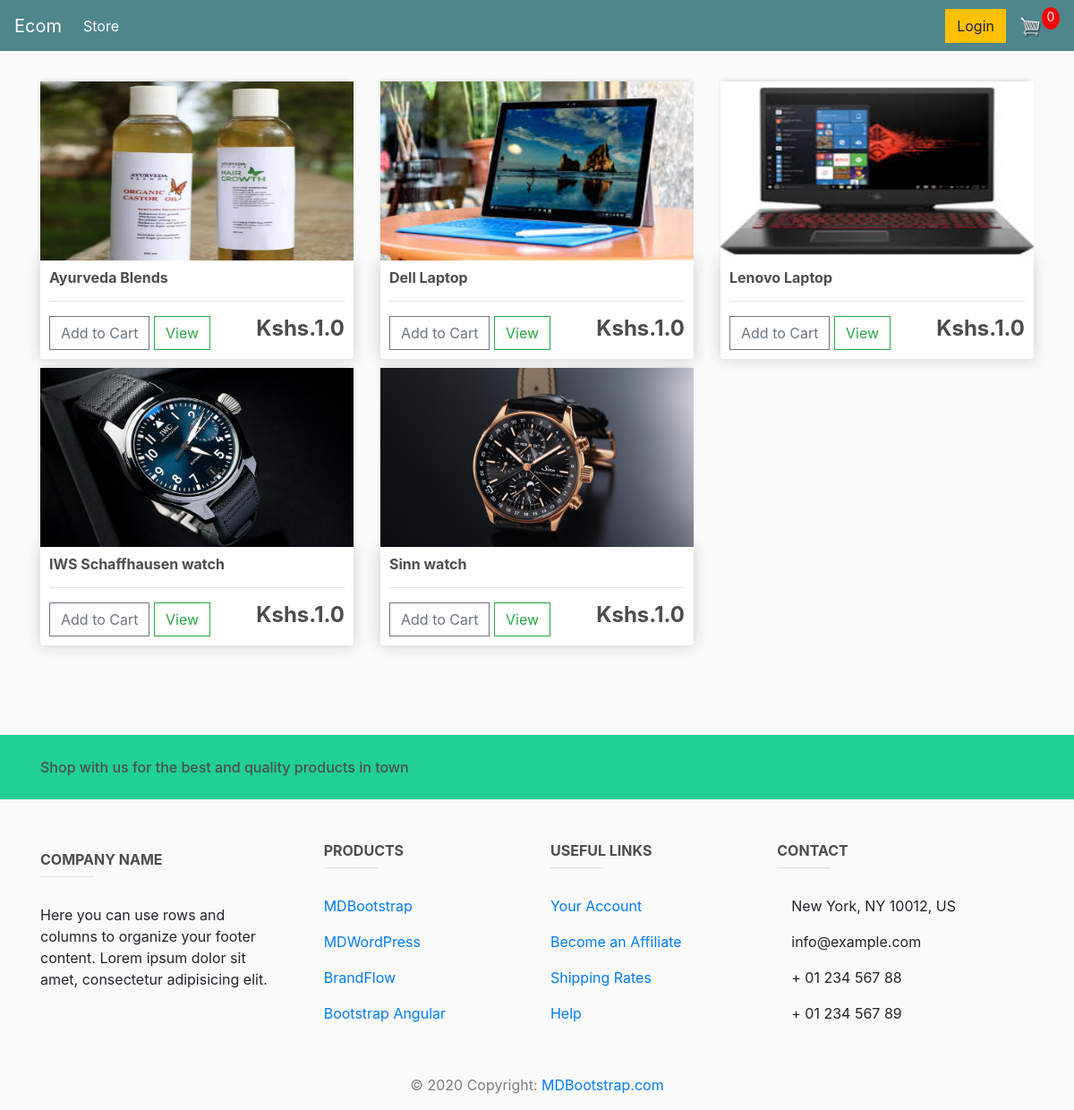
The page / on the database its author committed.
### store/models.py (models this page shows, shortened)
class Product(models.Model):
    name = models.CharField(max_length=200)
    price = models.FloatField()
    digital = models.BooleanField(default=False, null=True, blank=True)
    image = models.ImageField(null=True, blank=True, upload_to='static/products/images/')
    @property
    def imageURL(self):
        try:
            url = self.image.url
        except:
            url = ''
        return url

### store/views.py (the view)
# urls.py: path('', include('store.urls')),
def store(request):
    data = cartData(request)
    cartItems = data['cartItems']
    order = data['order']
    items = data['items']
    products = Product.objects.all()
    context = {'products': products, 'cartItems': cartItems}
    return render(request, 'store/store.html', context)

### store/utils.py (called while the page is built, shortened)
def cookieCart(request):
    try:
        cart = json.loads(request.COOKIES['cart'])
    except:
        cart = {}
        print('CART:', cart)
    items = []
    order = {'get_cart_total': 0, 'get_cart_items': 0, 'shipping': False}
    cartItems = order['get_cart_items']
    return {'cartItems': cartItems, 'order': order, 'items': items}

def cartData(request):
    if request.user.is_authenticated:
        customer = request.user.customer
        order, created = Order.objects.get_or_create(customer=customer, complete=False)
        items = order.orderitem_set.all()
        cartItems = order.get_cart_items
    else:
        cookieData = cookieCart(request)
        cartItems = cookieData['cartItems']
        order = cookieData['order']
        items = cookieData['items']
    return {'cartItems': cartItems, 'order': order, 'items': items}

### templates/store/store.html
{% extends 'store/base.html' %}
{% load static %}
{% block content %}
	<div class="row">
		{% for product in products %}
		<div class="col-lg-4">
			<img class="thumbnail" src="{{product.imageURL}}">
			<div class="box-element product">
				<h6><strong>{{product.name}}</strong></h6>
				<hr>
				<button data-product="{{product.id}}" data-action="add" class="btn btn-outline-secondary add-btn update-cart">Add to Cart</button>
				<a class="btn btn-outline-success" href="#">View</a>
				<h4 style="display: inline-block; float: right"><strong>Kshs.{{product.price}}</strong></h4>
			</div>
		</div>
		{% endfor %}
	</div>
{% endblock content %}

### templates/store/base.html (shortened to what this page needs)
<!DOCTYPE html>
{% load static %}
<html>
<head>
	<link rel="stylesheet" href="https://stackpath.bootstrapcdn.com/bootstrap/4.4.1/css/bootstrap.min.css">
	<link rel="stylesheet" type="text/css" href="{% static 'css/main.css' %}">
</head>
<body>
	<nav class="navbar navbar-expand-lg navbar-dark bg-dark">
	  <a class="navbar-brand" href="{% url 'store' %}">Ecom</a>
	  <div class="collapse navbar-collapse" id="navbarSupportedContent">
	    <ul class="navbar-nav mr-auto">
	      <li class="nav-item active">
	        <a class="nav-link" href="{% url 'store' %}">Store <span class="sr-only">(current)</span></a>
	      </li>
	    </ul>
	    <div class="form-inline my-2 my-lg-0">
			{% if request.user.is_authenticated == False %}
	     	<a href="#"class="btn btn-warning">Login</a>
	     	{% endif %}
	     	<a href="{% url 'cart' %}">
	    		<img  id="cart-icon" src="{% static 'images/cart.png' %}">
	    	</a>
	    	<p id="cart-total">{{cartItems}}</p>
	    </div>
	  </div>
	</nav>
     	<div class="container">
            <br>
            {% block content %}
            {% endblock content %}
         </div>
	{% include 'store/footer.html' %}
</body>
</html>

### templates/store/footer.html (shortened to what this page needs)
<footer class="page-footer font-small blue-grey lighten-5 mt-50">
  <div style="background-color: #21d192;">
    <div class="container">
      <div class="row py-4 d-flex align-items-center">
        <div class="col-md-6 col-lg-5 text-center text-md-left mb-4 mb-md-0">
          <h6 class="mb-0">Shop with us for the best and quality products in town</h6>
        </div>
        <div class="col-md-6 col-lg-7 text-center text-md-right">
          <a class="fb-ic">
          </a>
          <a class="tw-ic">
          </a>
          <a class="gplus-ic">
          </a>
          <a class="li-ic">
          </a>
        </div>
      </div>
    </div>
  </div>
  <div class="container text-center text-md-left mt-5">
    <div class="row mt-3 dark-grey-text">
      <div class="col-md-3 col-lg-4 col-xl-3 mb-4">
        <h6 class="text-uppercase font-weight-bold">Company name</h6>
        <hr class="teal accent-3 mb-4 mt-0 d-inline-block mx-auto" style="width: 60px;">
        <p>Here you can use rows and columns to organize your footer content. Lorem ipsum dolor sit amet,
          consectetur
          adipisicing elit.</p>
      </div>
      <div class="col-md-2 col-lg-2 col-xl-2 mx-auto mb-4">
        <h6 class="text-uppercase font-weight-bold">Products</h6>
        <hr class="teal accent-3 mb-4 mt-0 d-inline-block mx-auto" style="width: 60px;">
        <p>
          <a class="dark-grey-text" href="#!">MDBootstrap</a>
        </p>
        <p>
          <a class="dark-grey-text" href="#!">MDWordPress</a>
        </p>
        <p>
          <a class="dark-grey-text" href="#!">BrandFlow</a>
        </p>
        <p>
          <a class="dark-grey-text" href="#!">Bootstrap Angular</a>
        </p>
      </div>
      <div class="col-md-3 col-lg-2 col-xl-2 mx-auto mb-4">
        <h6 class="text-uppercase font-weight-bold">Useful links</h6>
        <hr class="teal accent-3 mb-4 mt-0 d-inline-block mx-auto" style="width: 60px;">
        <p>
          <a class="dark-grey-text" href="#!">Your Account</a>
        </p>
        <p>
          <a class="dark-grey-text" href="#!">Become an Affiliate</a>
        </p>
        <p>
          <a class="dark-grey-text" href="#!">Shipping Rates</a>
        </p>
        <p>
          <a class="dark-grey-text" href="#!">Help</a>
        </p>
      </div>
      <div class="col-md-4 col-lg-3 col-xl-3 mx-auto mb-md-0 mb-4">
        <h6 class="text-uppercase font-weight-bold">Contact</h6>
        <hr class="teal accent-3 mb-4 mt-0 d-inline-block mx-auto" style="width: 60px;">
        <p>
           New York, NY 10012, US</p>
        <p>
           info@example.com</p>
        <p>
           + 01 234 567 88</p>
        <p>
           + 01 234 567 89</p>
      </div>
    </div>
  </div>
  <div class="footer-copyright text-center text-black-50 py-3">© 2020 Copyright:
    <a class="dark-grey-text" href="https://mdbootstrap.com/"> MDBootstrap.com</a>
  </div>
</footer>

### static/css/main.css (style rules this page uses)
body { background-color: hsl(0, 0%, 98%); }
h1,h2,h3,h4,h5,h6 { color:hsl(0, 0%, 30%); }
.box-element { box-shadow:hsl(0, 0%, 80%) 0 0 16px; background-color: #fff; border-radius: 4px; padding: 10px; }
.thumbnail { width: 100%; height: 200px; -webkit-box-shadow: -1px -3px 5px -2px rgba(214,214,214,1); -moz-box-shadow: -1px -3px 5px -2px rgba(214,214,214,1); box-shadow: -1px -3px 5px -2px rgba(214,214,214,1); }
.product { border-radius: 0 0 4px 4px; }
.bg-dark { background-color: #4f868c!important; }
#cart-icon { width:25px; display: inline-block; margin-left: 15px; }
#cart-total { display: block; text-align: center; color:#fff; background-color: red; width: 20px; height: 25px; border-radius: 50%; font-size: 14px; }
.col-lg-4, .col-lg-6, .col-lg-8, .col-lg-12 { margin-top: 10px; }
.btn { border-radius: 0; }
.page-footer { margin-top: 100px; }

### rows shown on the page
Product: imageURL (picture), name "Ayurveda Blends", price "1.0"
Product: imageURL (picture), name "Dell Laptop", price "1.0"
Product: imageURL (picture), name "Lenovo Laptop", price "1.0"
Product: imageURL (picture), name "IWS Schaffhausen watch", price "1.0"
Product: imageURL (picture), name "Sinn watch", price "1.0"

### other values the page prints
{{ cartItems }} "0"
